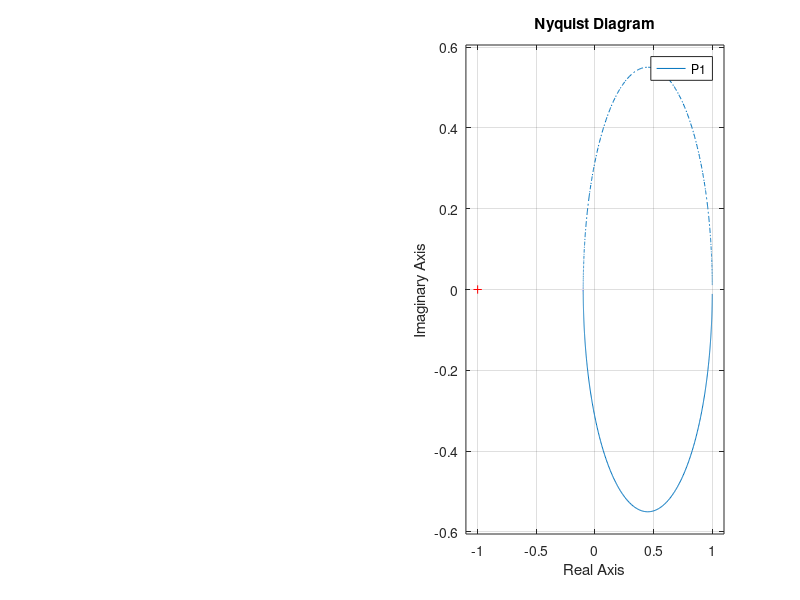

Write MATLAB code to recreate this figure. (Note: this script raises an error after producing the figure.)
%%%%%%%%%%%%%%%%%%%%%%%%%%%%%%%%%%%%%%%%%%
%               RT1 Assistenz
%                 Uebung 7
%             Nicolas Lanzetti
%                06.11.2015
%%%%%%%%%%%%%%%%%%%%%%%%%%%%%%%%%%%%%%%%%%


close all;
clear all;
clc;

s = tf('s');

%% Zeichen von Bode (Zerlesung in Elementarblocken) und Nyquist
P1 = (s+1)/(s-10);
figure(1)
subplot(1,2,1)
bode(P1)
grid on
subplot(1,2,2)
nyquist(P1)

%% Zeichen von Bode (direkt, auch ohne Zerlegung)

P2 = (s+1)^2/((s-1)*(0.01*s+1)*(s*0.1+1))*exp(-0.0001*s);
figure(2)
bode(P2,'r',(s+1),'b--',1/(s-1),'g--',1/(0.01*s+1),'y--',1/(s*0.1+1),'m--',exp(-0.0001*s),'c--')
legend ('P(s)','s+1','1/(s-1)','1/(0.01\cdot s+1)','1/(0.1\cdot s+1)','exp(-0.0001*s)')
title('$$P(s)=\frac{(s+1)^2}{(s-1)\cdot(0.01\cdot s+1)\cdot(0.1\cdot s+1)}$$','interpreter','latex')
grid on

%% Zuordnung von Uebertragung und Nyquist

L1 = exp(-s)*1/(s^2+2*s+2);
L2 = 3/(s^2-s+6);
L3 = 4/(s^3+2*s^2+4*s);
L4 = (-2*s+2)/(s^2+3*s+4);

figure(3)
subplot(2,2,1)
nyquist(L3)
title('A')
subplot(2,2,2)
nyquist(L2)
title('B')
subplot(2,2,3)
nyquist(L4)
title('C')
subplot(2,2,4)
nyquist(L1)
title('D')


